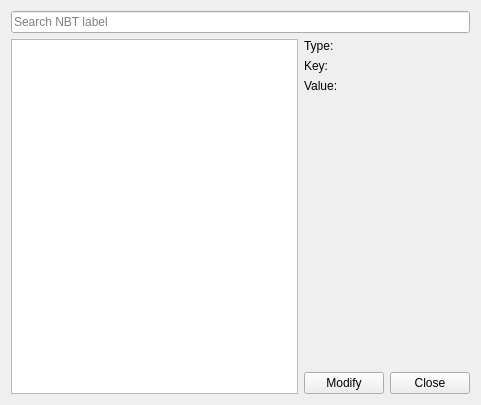
<?xml version="1.0" encoding="UTF-8"?>
<ui version="4.0">
 <class>NbtReaderUI</class>
 <widget class="QWidget" name="NbtReaderUI">
  <property name="geometry">
   <rect>
    <x>0</x>
    <y>0</y>
    <width>481</width>
    <height>405</height>
   </rect>
  </property>
  <property name="windowTitle">
   <string>NBT Reader</string>
  </property>
  <layout class="QVBoxLayout" name="verticalLayout_4">
   <item>
    <layout class="QVBoxLayout" name="verticalLayout_3">
     <item>
      <widget class="QLineEdit" name="lineEdit">
       <property name="placeholderText">
        <string>Search NBT label</string>
       </property>
      </widget>
     </item>
     <item>
      <layout class="QHBoxLayout" name="horizontalLayout_5">
       <item>
        <widget class="QTreeView" name="treeView"/>
       </item>
       <item>
        <layout class="QVBoxLayout" name="verticalLayout_2">
         <item>
          <layout class="QVBoxLayout" name="verticalLayout">
           <item>
            <layout class="QHBoxLayout" name="horizontalLayout">
             <item>
              <widget class="QLabel" name="label">
               <property name="text">
                <string>Type:</string>
               </property>
              </widget>
             </item>
             <item>
              <widget class="QLabel" name="typeLabel">
               <property name="text">
                <string/>
               </property>
              </widget>
             </item>
            </layout>
           </item>
           <item>
            <layout class="QHBoxLayout" name="horizontalLayout_2">
             <item>
              <widget class="QLabel" name="label_2">
               <property name="text">
                <string>Key:</string>
               </property>
              </widget>
             </item>
             <item>
              <widget class="QLabel" name="keyLabel">
               <property name="text">
                <string/>
               </property>
              </widget>
             </item>
            </layout>
           </item>
           <item>
            <layout class="QHBoxLayout" name="horizontalLayout_3">
             <item>
              <widget class="QLabel" name="label_3">
               <property name="text">
                <string>Value:</string>
               </property>
              </widget>
             </item>
             <item>
              <widget class="QLabel" name="valueLabel">
               <property name="text">
                <string/>
               </property>
              </widget>
             </item>
            </layout>
           </item>
          </layout>
         </item>
         <item>
          <spacer name="verticalSpacer">
           <property name="orientation">
            <enum>Qt::Orientation::Vertical</enum>
           </property>
           <property name="sizeHint" stdset="0">
            <size>
             <width>20</width>
             <height>40</height>
            </size>
           </property>
          </spacer>
         </item>
         <item>
          <layout class="QHBoxLayout" name="horizontalLayout_4">
           <item>
            <widget class="QPushButton" name="modifyButton">
             <property name="text">
              <string>Modify</string>
             </property>
            </widget>
           </item>
           <item>
            <widget class="QPushButton" name="closeButton">
             <property name="text">
              <string>Close</string>
             </property>
            </widget>
           </item>
          </layout>
         </item>
        </layout>
       </item>
      </layout>
     </item>
    </layout>
   </item>
  </layout>
 </widget>
 <resources/>
 <connections>
  <connection>
   <sender>closeButton</sender>
   <signal>clicked()</signal>
   <receiver>NbtReaderUI</receiver>
   <slot>close()</slot>
   <hints>
    <hint type="sourcelabel">
     <x>413</x>
     <y>376</y>
    </hint>
    <hint type="destinationlabel">
     <x>240</x>
     <y>202</y>
    </hint>
   </hints>
  </connection>
 </connections>
</ui>
